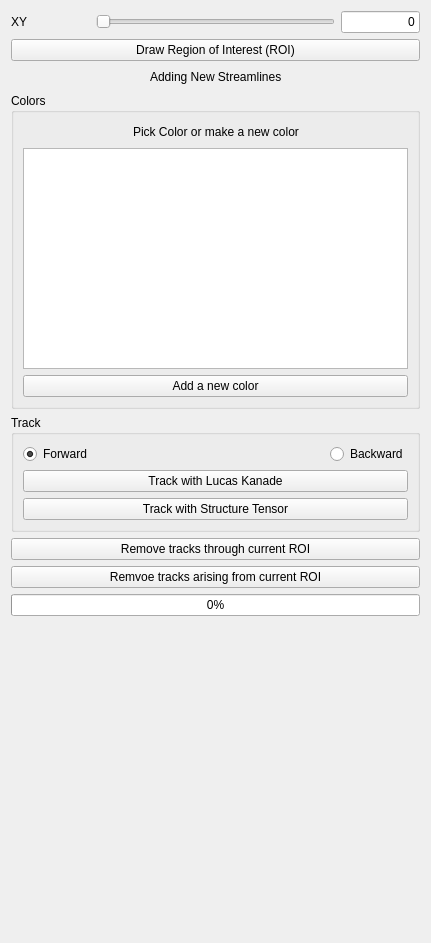
          <widget class="QWidget" name="scrollAreaWidgetContents_2">
           <property name="geometry">
            <rect>
             <x>0</x>
             <y>0</y>
             <width>431</width>
             <height>943</height>
            </rect>
           </property>
           <layout class="QVBoxLayout" name="verticalLayout_26">
            <item>
             <layout class="QHBoxLayout" name="horizontalLayout_7" stretch="1,3,1">
              <item>
               <widget class="QLabel" name="xyLabel2">
                <property name="text">
                 <string>XY</string>
                </property>
               </widget>
              </item>
              <item>
               <widget class="QSlider" name="xySlider2">
                <property name="pageStep">
                 <number>1</number>
                </property>
                <property name="orientation">
                 <enum>Qt::Horizontal</enum>
                </property>
               </widget>
              </item>
              <item>
               <widget class="QLineEdit" name="XYSliceEdit2">
                <property name="text">
                 <string>0</string>
                </property>
                <property name="alignment">
                 <set>Qt::AlignRight|Qt::AlignTrailing|Qt::AlignVCenter</set>
                </property>
                <property name="readOnly">
                 <bool>true</bool>
                </property>
               </widget>
              </item>
             </layout>
            </item>
            <item>
             <layout class="QVBoxLayout" name="verticalLayout_5">
              <item>
               <widget class="QPushButton" name="drawROIButton">
                <property name="text">
                 <string>Draw Region of Interest (ROI)</string>
                </property>
               </widget>
              </item>
              <item>
               <layout class="QHBoxLayout" name="horizontalLayout_20">
                <item>
                 <spacer name="horizontalSpacer_13">
                  <property name="orientation">
                   <enum>Qt::Horizontal</enum>
                  </property>
                  <property name="sizeHint" stdset="0">
                   <size>
                    <width>40</width>
                    <height>20</height>
                   </size>
                  </property>
                 </spacer>
                </item>
                <item>
                 <widget class="QLabel" name="addTracksLabel">
                  <property name="text">
                   <string>Adding New Streamlines</string>
                  </property>
                 </widget>
                </item>
                <item>
                 <spacer name="horizontalSpacer_14">
                  <property name="orientation">
                   <enum>Qt::Horizontal</enum>
                  </property>
                  <property name="sizeHint" stdset="0">
                   <size>
                    <width>40</width>
                    <height>20</height>
                   </size>
                  </property>
                 </spacer>
                </item>
               </layout>
              </item>
             </layout>
            </item>
            <item>
             <widget class="QGroupBox" name="editingColorsBox">
              <property name="title">
               <string>Colors</string>
              </property>
              <layout class="QVBoxLayout" name="verticalLayout_25">
               <item>
                <layout class="QVBoxLayout" name="verticalLayout_23">
                 <item>
                  <layout class="QHBoxLayout" name="horizontalLayout_21">
                   <item>
                    <spacer name="horizontalSpacer_15">
                     <property name="orientation">
                      <enum>Qt::Horizontal</enum>
                     </property>
                     <property name="sizeHint" stdset="0">
                      <size>
                       <width>40</width>
                       <height>20</height>
                      </size>
                     </property>
                    </spacer>
                   </item>
                   <item>
                    <widget class="QLabel" name="pickColorLabel">
                     <property name="text">
                      <string>Pick Color or make a new color</string>
                     </property>
                    </widget>
                   </item>
                   <item>
                    <spacer name="horizontalSpacer_16">
                     <property name="orientation">
                      <enum>Qt::Horizontal</enum>
                     </property>
                     <property name="sizeHint" stdset="0">
                      <size>
                       <width>40</width>
                       <height>20</height>
                      </size>
                     </property>
                    </spacer>
                   </item>
                  </layout>
                 </item>
                 <item>
                  <widget class="QListWidget" name="pickColorsListWidget"/>
                 </item>
                 <item>
                  <widget class="QPushButton" name="addNewColorButton">
                   <property name="text">
                    <string>Add a new color</string>
                   </property>
                  </widget>
                 </item>
                </layout>
               </item>
              </layout>
             </widget>
            </item>
            <item>
             <widget class="QGroupBox" name="editingTrackBox">
              <property name="title">
               <string>Track</string>
              </property>
              <layout class="QVBoxLayout" name="verticalLayout_24">
               <item>
                <layout class="QVBoxLayout" name="verticalLayout_22">
                 <item>
                  <layout class="QVBoxLayout" name="verticalLayout_21">
                   <item>
                    <layout class="QHBoxLayout" name="horizontalLayout_19">
                     <item>
                      <widget class="QRadioButton" name="forwardTrackingButton2">
                       <property name="text">
                        <string>Forward</string>
                       </property>
                       <property name="checked">
                        <bool>true</bool>
                       </property>
                      </widget>
                     </item>
                     <item>
                      <spacer name="horizontalSpacer_17">
                       <property name="orientation">
                        <enum>Qt::Horizontal</enum>
                       </property>
                       <property name="sizeHint" stdset="0">
                        <size>
                         <width>40</width>
                         <height>20</height>
                        </size>
                       </property>
                      </spacer>
                     </item>
                     <item>
                      <widget class="QRadioButton" name="backwardTrackingButton2">
                       <property name="text">
                        <string>Backward</string>
                       </property>
                      </widget>
                     </item>
                    </layout>
                   </item>
                   <item>
                    <widget class="QPushButton" name="trackROI_LKButton">
                     <property name="text">
                      <string>Track with Lucas Kanade</string>
                     </property>
                    </widget>
                   </item>
                   <item>
                    <widget class="QPushButton" name="trackROI_STButton">
                     <property name="text">
                      <string>Track with Structure Tensor</string>
                     </property>
                    </widget>
                   </item>
                  </layout>
                 </item>
                </layout>
               </item>
              </layout>
             </widget>
            </item>
            <item>
             <layout class="QVBoxLayout" name="verticalLayout_11">
              <item>
               <widget class="QPushButton" name="removeTracksThroughCurrentROIButton">
                <property name="text">
                 <string>Remove tracks through current ROI</string>
                </property>
               </widget>
              </item>
              <item>
               <widget class="QPushButton" name="removeTracksFromCurrentROIButton">
                <property name="text">
                 <string>Remvoe tracks arising from current ROI</string>
                </property>
               </widget>
              </item>
              <item>
               <widget class="QProgressBar" name="progressBar2">
                <property name="value">
                 <number>0</number>
                </property>
               </widget>
              </item>
             </layout>
            </item>
            <item>
             <spacer name="verticalSpacer_2">
              <property name="orientation">
               <enum>Qt::Vertical</enum>
              </property>
              <property name="sizeHint" stdset="0">
               <size>
                <width>20</width>
                <height>40</height>
               </size>
              </property>
             </spacer>
            </item>
           </layout>
          </widget>
